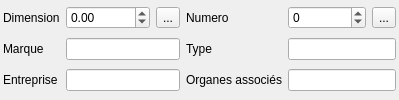
                 <widget class="QWidget" name="tab_2">
                  <attribute name="title">
                   <string>Précisions</string>
                  </attribute>
                  <layout class="QGridLayout" name="gridLayout_12">
                   <property name="leftMargin">
                    <number>3</number>
                   </property>
                   <property name="topMargin">
                    <number>3</number>
                   </property>
                   <property name="rightMargin">
                    <number>3</number>
                   </property>
                   <property name="bottomMargin">
                    <number>3</number>
                   </property>
                   <item row="0" column="4">
                    <widget class="QSpinBox" name="spinBox_numero">
                     <property name="minimum">
                      <number>-1</number>
                     </property>
                     <property name="maximum">
                      <number>999999</number>
                     </property>
                    </widget>
                   </item>
                   <item row="3" column="0">
                    <widget class="QLabel" name="label_37">
                     <property name="text">
                      <string>Entreprise</string>
                     </property>
                     <property name="wordWrap">
                      <bool>true</bool>
                     </property>
                    </widget>
                   </item>
                   <item row="0" column="1">
                    <widget class="QDoubleSpinBox" name="doubleSpinBox_dimensions">
                     <property name="minimum">
                      <double>-1.000000000000000</double>
                     </property>
                     <property name="maximum">
                      <double>999999.000000000000000</double>
                     </property>
                    </widget>
                   </item>
                   <item row="0" column="0">
                    <widget class="QLabel" name="label_25">
                     <property name="text">
                      <string>Dimension</string>
                     </property>
                     <property name="wordWrap">
                      <bool>true</bool>
                     </property>
                    </widget>
                   </item>
                   <item row="0" column="2">
                    <widget class="QToolButton" name="toolButton">
                     <property name="text">
                      <string>...</string>
                     </property>
                    </widget>
                   </item>
                   <item row="2" column="0">
                    <widget class="QLabel" name="label_34">
                     <property name="text">
                      <string>Marque</string>
                     </property>
                     <property name="wordWrap">
                      <bool>true</bool>
                     </property>
                    </widget>
                   </item>
                   <item row="0" column="3">
                    <widget class="QLabel" name="label_27">
                     <property name="text">
                      <string>Numero</string>
                     </property>
                     <property name="wordWrap">
                      <bool>true</bool>
                     </property>
                    </widget>
                   </item>
                   <item row="0" column="5">
                    <widget class="QToolButton" name="toolButton_2">
                     <property name="text">
                      <string>...</string>
                     </property>
                    </widget>
                   </item>
                   <item row="2" column="3">
                    <widget class="QLabel" name="label_35">
                     <property name="text">
                      <string>Type</string>
                     </property>
                     <property name="wordWrap">
                      <bool>true</bool>
                     </property>
                    </widget>
                   </item>
                   <item row="2" column="4" colspan="2">
                    <widget class="QLineEdit" name="lineEdit_type2"/>
                   </item>
                   <item row="2" column="1" colspan="2">
                    <widget class="QLineEdit" name="lineEdit_marque2"/>
                   </item>
                   <item row="3" column="3">
                    <widget class="QLabel" name="label_38">
                     <property name="text">
                      <string>Organes associés</string>
                     </property>
                     <property name="wordWrap">
                      <bool>true</bool>
                     </property>
                    </widget>
                   </item>
                   <item row="3" column="4" colspan="2">
                    <widget class="QLineEdit" name="lineEdit_organes_associes"/>
                   </item>
                   <item row="3" column="1" colspan="2">
                    <widget class="QLineEdit" name="lineEdit_entreprise"/>
                   </item>
                  </layout>
                 </widget>
